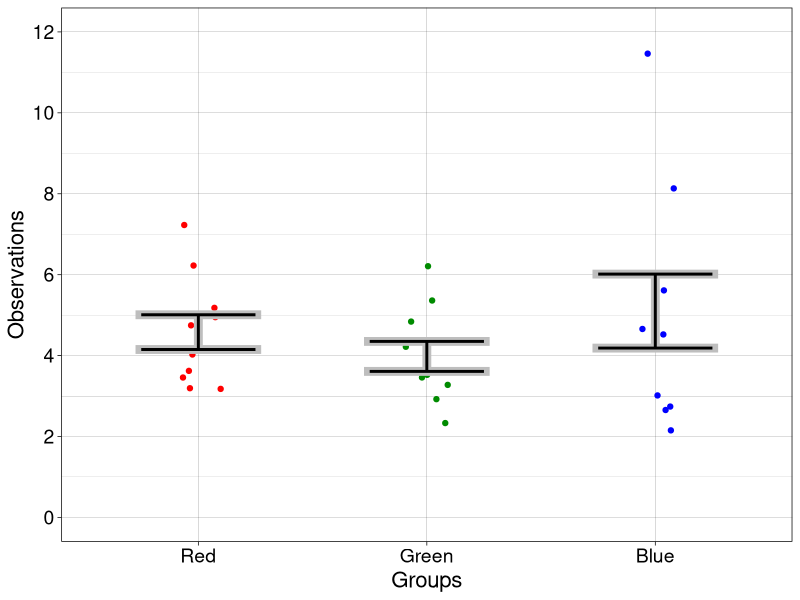

The R script that drew this image:
## ---- chunk 1
knitr::opts_chunk$set(echo = TRUE)
## ---- chunk 2
library(tibble)
library(ggplot2)
## ---- chunk 3
# enter data in matrix with 5 rows, 10 columns:

# dice_res[,1] <- c(,,,,)
# dice_res[,2] <- c(,,,,)
# dice_res[,3] <- c(,,,,)
# dice_res[,4] <- c(,,,,)
# dice_res[,5] <- c(,,,,)
# dice_res[,6] <- c(,,,,)
# dice_res[,7] <- c(,,,,)
# dice_res[,8] <- c(,,,,)
# dice_res[,9] <- c(,,,,)
# dice_res[,10] <- c(,,,,)

# Save in a txt file:

# write.table(dice_res, file = "./data/dice_res_blue.txt", row.names=FALSE, col.names=FALSE)
# write.table(dice_res, file = "./data/dice_res_green.txt", row.names=FALSE, col.names=FALSE)
# write.table(dice_res, file = "./data/dice_res_red.txt", row.names=FALSE, col.names=FALSE)
## ---- chunk 4
nt <- 5
np <- 10
res_red <- matrix(scan("./data/res1.txt"), nrow=nt, byrow=TRUE)
res_green <- matrix(scan("./data/res2.txt"), nrow=nt, byrow=TRUE)
res_blue <- matrix(scan("./data/res3.txt"), nrow=nt, byrow=TRUE)
## ---- chunk 5
m.red <- round(apply(res_red, 2, mean), digits=1)
m.green <- round(apply(res_green, 2, mean), digits=1)
m.blue <- round(apply(res_blue, 2, mean), digits=1)
## ---- chunk 6
set.seed(1)
df <- tibble(obs = c(m.red, m.green, m.blue),
             gp = factor(c(rep("Red",np),rep("Green",np),rep("Blue",np)))
             )

# preserve factor order
df$gp <- as.character(df$gp)
df$gp <- factor(df$gp, levels=unique(df$gp))

  ggplot(df, aes(gp, obs)) + theme_linedraw() +
  geom_point(aes(colour = gp), position = position_jitter(width = 0.1)) +
    scale_color_manual(values=c("red", "green4", "blue")) +
  theme(legend.position = "none",
        axis.text = element_text(size = 14),
        axis.title = element_text(size = 16)) +
  labs(x = "Groups", y = "Observations") +   
    coord_cartesian(ylim = c(0, 12)) +
    scale_y_continuous(breaks = seq(0, 12, 2)) +
  geom_errorbar(stat = "summary", fun.y = mean, fun.ymin = mean,
                fun.ymax = mean, colour = "grey", width = .55, size = 3) +
  geom_errorbar(stat = "summary", fun.y = mean, fun.ymin = mean,
                fun.ymax = mean, colour = "black", width = .5, size = 1)
